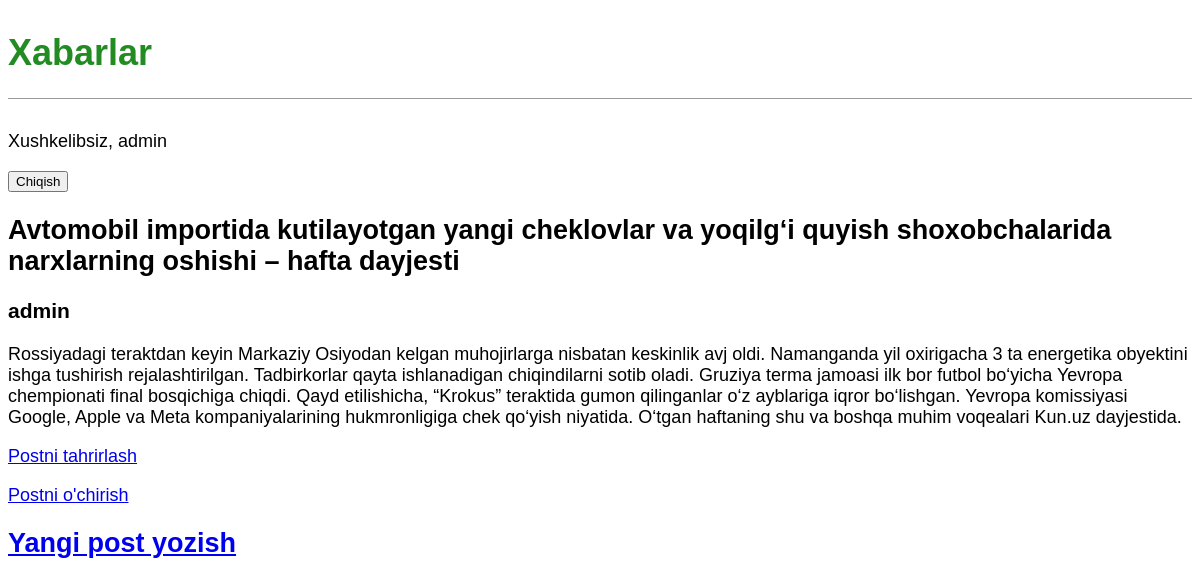
Page /post/2/ (signed in) on the committed database.
### blog/models.py (models this page shows, shortened)
class Post(models.Model):
    title = models.CharField(max_length=200)
    author = models.ForeignKey(
        'auth.User',
        on_delete=models.CASCADE
    )
    body = models.TextField()

### blog/views.py (the view)
# urls.py: path('post/<int:pk>/', BlogDetailView.as_view(), name='post_detail'),
class BlogDetailView(DetailView):
    model = Post
    template_name = 'post_detail.html'

### templates/post_detail.html
{% extends 'base.html' %}
{% block content %}
    <div class="post=entry">
        <h2>{{ post.title }}</h2>
        <h3>{{ post.author }}</h3>
        <p>{{ post.body}}</p>
    </div>
    <p><a href="{% url 'post_edit' post.pk %}">Postni tahrirlash</a></p>
    <p><a href="{% url 'post_delete' post.pk %}">Postni o'chirish</a></p>
{% endblock content %}

### templates/base.html (shortened to what this page needs)
{% load static %}
<!DOCTYPE html>
<html lang="en">
<head>
    <link rel="stylesheet" href="{% static 'css/base.css' %}">
</head>
<body>
    <header>
        <h1><a href="{% url 'home' %}">Xabarlar</a></h1>
    </header>
    {% if user.is_authenticated %}
        <p>Xushkelibsiz, {{ user.username }}</p>
        <p>
            <form action="{% url 'logout' %}" method="post">
            <button type="submit">Chiqish</button>
        </form>
        </p>
    {% else %}
        <p>
            <a href="{% url 'login' %}"> Saytga kirish </a> |
            <a href="{% url 'signup' %}"> Ro'yxatdan o'tish </a>
        </p>
    {% endif %}
    <div>
        {% block content %}
        {% endblock content %}
    </div>
    <footer>
        <h2><a href="{% url 'post_new' %}">Yangi post yozish</a> </h2>
    </footer>
</body>
</html>

### static/css/base.css (style rules this page uses)
header { border-bottom: 1px solid #999; margin-bottom: 2rem; display: flex; }
body { font-family: 'Noto Sans JP', sans-serif; font-size: 18px; }
header h1 a { color: ForestGreen; text-decoration: none; }

### rows in the picture
Post: title "Avtomobil importida kutilayotgan yangi cheklovlar va yoqilg‘i quyish shoxobchalarida narxlarning oshishi – hafta dayjesti", author "admin", body "Rossiyadagi teraktdan keyin Markaziy Osiyodan kelgan muhojirlarga nisbatan keskinlik avj oldi. Namanganda yil oxirigacha 3 ta energetika obyektini ishga tushirish rejalashtirilgan. Tadbirkorlar qayta ishlanadigan chiqindilarni sotib oladi. Gruziya terma jamoasi ilk bor futbol bo‘yicha Yevropa chempionati final bosqichiga chiqdi. Qayd etilishicha, “Krokus” teraktida gumon qilinganlar o‘z ayblariga iqror bo‘lishgan. Yevropa komissiyasi Google, Apple va Meta kompaniyalarining hukmronligiga chek qo‘yish niyatida. O‘tgan haftaning shu va boshqa muhim voqealari Kun.uz dayjestida."

### other values in the picture
{{ user.username }} "admin"
